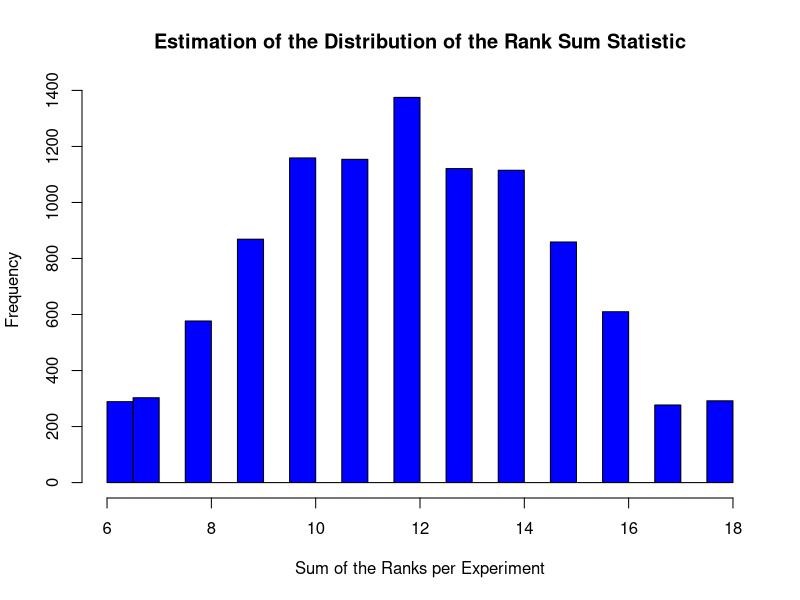

Reproduce this figure in R.


# New vs Traditional  Go With NEW = 1

# Rank Sum Distribution


NewTrad = data.frame(Student = c("Bob","Sue", "Fred","Jim","Pam","Tim","Zac"))
NewTrad$Method = c("T","T","N","T","N","N","N")
NewTrad$Score = c(23,31,37,46,49,55,77)

simulations = 10000
RankSumHolder = numeric(simulations)
ranks = c(1,2,3,4,5,6,7)

for(i in 1:simulations)
{
  
  #shuffle labels
  relables  = sample(c("Trad","Trad","Trad", "New", "New", "New", "New"),7)
  # Code New = 1 and Trad = 0
  relablesNum = as.numeric(relables == "Trad") #'Trad' will be assigned to 1 and 'New' will be assigned to 0
  # The above code will make a vector like (1,0,1,1,0,0,1)
  # Mulitply this vector times the rank vector: (1,2,3,4,5,6,7) and 
  # you will be left with the ranks of the New. 
  # The next line of code sums those ranks up. ... thus you have the sum of the ranks. 
  RankSumHolder[i] = sum(relablesNum*ranks) #RankSumHolder[i] holds all 'Trad' labels ranks
  # This code simply shoots out the first 5 permutation and thus the first 5 sum of the ranks. 
  if(i < 6)
  {
    NewTrad2 = NewTrad
    NewTrad2$Method = relables
    print(NewTrad2)
    print(paste("Sum of Ranks: ",RankSumHolder[i]))
  }
  
}

# This code creates the histograms of the sum of the ranks of the many simulated experiments under Ho
hist(RankSumHolder, col = "blue", main = "Estimation of the Distribution of the Rank Sum Statistic", xlab = "Sum of the Ranks per Experiment", breaks = 40)
